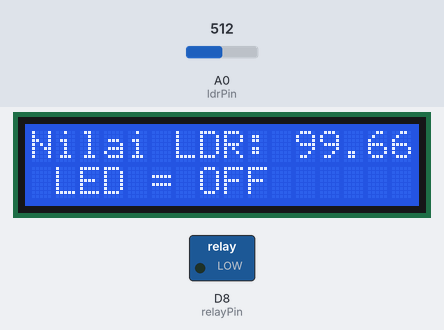
This sketch was run on a simulated ESP8266 (NodeMCU). Parts: 16×2 character LCD, switched loads named in the sketch (green lamp = pin HIGH). The inputs (shaded band) are chosen by the test bench; at power-on: A0 (ldrPin) = 512. WiFi joins after 1.5 s; servers stay silent unless stated; what the sketch prints to the serial monitor is not drawn.

Above: at 2.7 s.
2.8 s: A0 (ldrPin) set to 843
At 3.8 s:
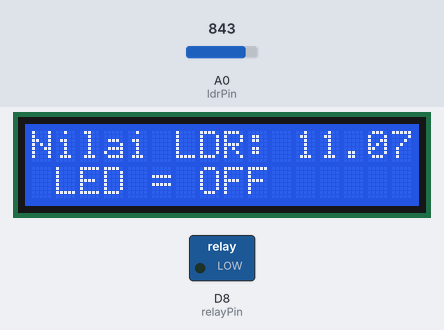
4.3 s: A0 (ldrPin) set to 869
At 5.6 s:
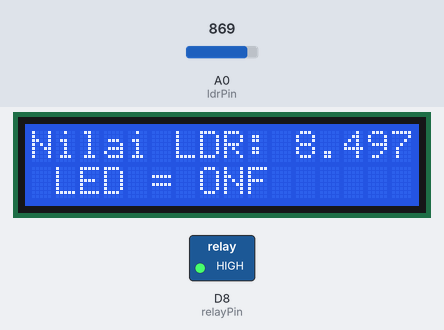
6.1 s: A0 (ldrPin) set to 0
At 7.4 s:
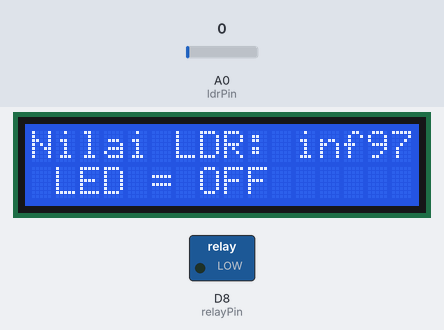
Timing chart, 0 to 9.1 s (numbered marks = the images above; inputs shaded):
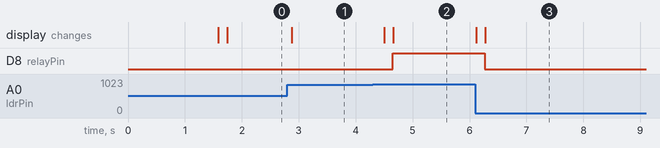

The sketch:

ldr_project.ino
```cpp
#include <FirebaseESP8266.h>
#include <ESP8266WiFi.h>
#include <Wire.h>
#include <LiquidCrystal_I2C.h>

LiquidCrystal_I2C lcd(0x27, 16, 2);
#define FIREBASE_HOST "https://realtime-c8232-default-rtdb.asia-southeast1.firebasedatabase.app/"
#define FIREBASE_AUTH "FPWp3Xv1zlDgfpSKzaS3PaO8LhCLhyXS1zONEBuT"

#define WIFI_SSID "politeknik"
#define WIFI_PASS "polytechnic"

FirebaseData firebaseData;

#define ldrPin A0
#define relayPin D8

const float GAMMA = 0.7;
const float RL10 = 50;
//int counter = 0;
void setup() {
  // put your setup code here, to run once:
  Serial.begin(115200);
  pinMode(ldrPin, INPUT);
  pinMode(relayPin, OUTPUT);
  lcd.init();
  lcd.backlight();
  WiFi.begin(WIFI_SSID, WIFI_PASS);
  Serial.print("Connecting....");
  while(WiFi.status() != WL_CONNECTED){
    Serial.print(".");
    delay(500);
  }

  Serial.println();
  Serial.print("Connected with IP : ");
  Serial.println(WiFi.localIP());
  Serial.println();

  Firebase.begin(FIREBASE_HOST, FIREBASE_AUTH);

}

void loop() {

// These constants should match the photoresistor's "gamma" and "rl10" attributes
// Convert the analog value into lux value:
int analogValue = analogRead(ldrPin);
float voltage = analogValue / 1024. * 5;
float resistance = 2000 * voltage / (1 - voltage / 5);
float lux = pow(RL10 * 1e3 * pow(10, GAMMA) / resistance, (1 / GAMMA));
Serial.print("NilaiLDR = ");
Serial.println(lux);
lcd.setCursor(0, 0);
lcd.print("Nilai LDR: ");
lcd.print(lux);
Firebase.setFloat(firebaseData, "/nilaiLDR", lux);

//counter++;
  if(lux < 10){
  digitalWrite(relayPin, HIGH);
  lcd.setCursor(1,5);
  lcd.print("LED = ON");
  Firebase.setBool(firebaseData, "/relayState", true);
} else {
  digitalWrite(relayPin, LOW);
  lcd.setCursor(1,5);
  lcd.print("LED = OFF");
  Firebase.setBool(firebaseData, "/relayState", false);
}
}
```

Measured:
- the behaviour switches between 853 and 854 on A0 (ldrPin) (found by bisection; images 1 and 2)
- after the input at 2.8 s, the display: changes after 0.08 s (image 1)
- after the input at 4.3 s, D8 (relayPin): LOW → HIGH after 0.35 s; the display: first changes after 0.20 s (image 2 shows a later state)
- after the input at 6.1 s, D8 (relayPin): HIGH → LOW after 0.17 s; the display: first changes at once (image 3 shows a later state)
